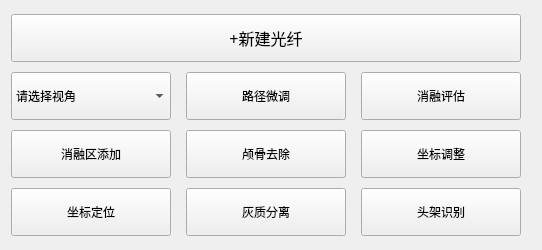
        <widget class="QWidget" name="tab">
         <attribute name="title">
          <string>Tab 1</string>
         </attribute>
         <widget class="QWidget" name="layoutWidget">
          <property name="geometry">
           <rect>
            <x>2</x>
            <y>10</y>
            <width>531</width>
            <height>231</height>
           </rect>
          </property>
          <layout class="QGridLayout" name="gridLayout">
           <item row="1" column="2">
            <widget class="QPushButton" name="pushButton_18">
             <property name="sizePolicy">
              <sizepolicy hsizetype="Minimum" vsizetype="Preferred">
               <horstretch>0</horstretch>
               <verstretch>0</verstretch>
              </sizepolicy>
             </property>
             <property name="minimumSize">
              <size>
               <width>160</width>
               <height>48</height>
              </size>
             </property>
             <property name="maximumSize">
              <size>
               <width>160</width>
               <height>48</height>
              </size>
             </property>
             <property name="text">
              <string>消融评估</string>
             </property>
            </widget>
           </item>
           <item row="2" column="1">
            <widget class="QPushButton" name="pushButton_20">
             <property name="sizePolicy">
              <sizepolicy hsizetype="Minimum" vsizetype="Preferred">
               <horstretch>0</horstretch>
               <verstretch>0</verstretch>
              </sizepolicy>
             </property>
             <property name="minimumSize">
              <size>
               <width>160</width>
               <height>48</height>
              </size>
             </property>
             <property name="maximumSize">
              <size>
               <width>160</width>
               <height>48</height>
              </size>
             </property>
             <property name="text">
              <string>颅骨去除</string>
             </property>
            </widget>
           </item>
           <item row="2" column="2">
            <widget class="QPushButton" name="pushButton_12">
             <property name="sizePolicy">
              <sizepolicy hsizetype="Minimum" vsizetype="Preferred">
               <horstretch>0</horstretch>
               <verstretch>0</verstretch>
              </sizepolicy>
             </property>
             <property name="minimumSize">
              <size>
               <width>160</width>
               <height>48</height>
              </size>
             </property>
             <property name="maximumSize">
              <size>
               <width>160</width>
               <height>48</height>
              </size>
             </property>
             <property name="text">
              <string>坐标调整</string>
             </property>
            </widget>
           </item>
           <item row="0" column="0" colspan="3">
            <widget class="QPushButton" name="btnNewOptFiber">
             <property name="minimumSize">
              <size>
               <width>0</width>
               <height>48</height>
              </size>
             </property>
             <property name="maximumSize">
              <size>
               <width>16777215</width>
               <height>48</height>
              </size>
             </property>
             <property name="font">
              <font>
               <family>微软雅黑 Light</family>
               <pointsize>12</pointsize>
              </font>
             </property>
             <property name="text">
              <string>+新建光纤</string>
             </property>
            </widget>
           </item>
           <item row="1" column="0">
            <widget class="QComboBox" name="cmbDir">
             <property name="minimumSize">
              <size>
               <width>160</width>
               <height>48</height>
              </size>
             </property>
             <property name="editable">
              <bool>false</bool>
             </property>
             <property name="currentText">
              <string>请选择视角</string>
             </property>
             <property name="currentIndex">
              <number>0</number>
             </property>
             <item>
              <property name="text">
               <string>请选择视角</string>
              </property>
             </item>
             <item>
              <property name="text">
               <string>一般视角</string>
              </property>
             </item>
             <item>
              <property name="text">
               <string>针道视角</string>
              </property>
             </item>
             <item>
              <property name="text">
               <string>手术视角</string>
              </property>
             </item>
            </widget>
           </item>
           <item row="1" column="1">
            <widget class="QPushButton" name="pushButton_19">
             <property name="sizePolicy">
              <sizepolicy hsizetype="Minimum" vsizetype="Preferred">
               <horstretch>0</horstretch>
               <verstretch>0</verstretch>
              </sizepolicy>
             </property>
             <property name="minimumSize">
              <size>
               <width>160</width>
               <height>48</height>
              </size>
             </property>
             <property name="maximumSize">
              <size>
               <width>160</width>
               <height>48</height>
              </size>
             </property>
             <property name="text">
              <string>路径微调</string>
             </property>
            </widget>
           </item>
           <item row="2" column="0">
            <widget class="QPushButton" name="pushButton_11">
             <property name="sizePolicy">
              <sizepolicy hsizetype="Fixed" vsizetype="Preferred">
               <horstretch>0</horstretch>
               <verstretch>0</verstretch>
              </sizepolicy>
             </property>
             <property name="minimumSize">
              <size>
               <width>160</width>
               <height>48</height>
              </size>
             </property>
             <property name="maximumSize">
              <size>
               <width>160</width>
               <height>48</height>
              </size>
             </property>
             <property name="text">
              <string>消融区添加</string>
             </property>
            </widget>
           </item>
           <item row="3" column="0">
            <widget class="QPushButton" name="pushButton_28">
             <property name="sizePolicy">
              <sizepolicy hsizetype="Fixed" vsizetype="Preferred">
               <horstretch>0</horstretch>
               <verstretch>0</verstretch>
              </sizepolicy>
             </property>
             <property name="minimumSize">
              <size>
               <width>160</width>
               <height>48</height>
              </size>
             </property>
             <property name="maximumSize">
              <size>
               <width>160</width>
               <height>48</height>
              </size>
             </property>
             <property name="text">
              <string>坐标定位</string>
             </property>
            </widget>
           </item>
           <item row="3" column="1">
            <widget class="QPushButton" name="pushButton_13">
             <property name="sizePolicy">
              <sizepolicy hsizetype="Fixed" vsizetype="Preferred">
               <horstretch>0</horstretch>
               <verstretch>0</verstretch>
              </sizepolicy>
             </property>
             <property name="minimumSize">
              <size>
               <width>160</width>
               <height>48</height>
              </size>
             </property>
             <property name="maximumSize">
              <size>
               <width>160</width>
               <height>48</height>
              </size>
             </property>
             <property name="text">
              <string>灰质分离</string>
             </property>
            </widget>
           </item>
           <item row="3" column="2">
            <widget class="QPushButton" name="pushButton_14">
             <property name="sizePolicy">
              <sizepolicy hsizetype="Fixed" vsizetype="Preferred">
               <horstretch>0</horstretch>
               <verstretch>0</verstretch>
              </sizepolicy>
             </property>
             <property name="minimumSize">
              <size>
               <width>160</width>
               <height>48</height>
              </size>
             </property>
             <property name="maximumSize">
              <size>
               <width>160</width>
               <height>48</height>
              </size>
             </property>
             <property name="text">
              <string>头架识别</string>
             </property>
            </widget>
           </item>
          </layout>
         </widget>
        </widget>
